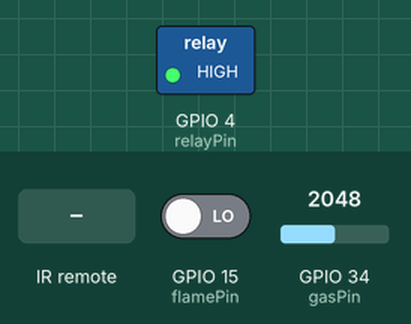
Bench run of a program on a simulated ESP32. On the bench: switched loads named in the program (green lamp = pin HIGH). The test bench sets the inputs (shaded band); at power-on: GPIO 15 (flamePin) LOW, GPIO 34 (gasPin) = 2048. What the program prints to the serial monitor is not drawn.

Above: at 1.2 s.
1.3 s: infrared code 0xFF18E7 received
2.9 s: infrared code 0xFF30CF received
Timing chart, 0 to 5.9 s (numbered marks = the images above; inputs shaded):
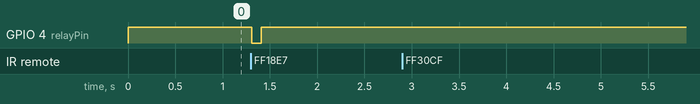

The program:

main.cpp
```cpp
#include <Arduino.h>
#include <IRremoteESP8266.h>
#include <IRrecv.h>
#include <IRutils.h>

// === PIN DEFINITIONS (adjust as needed) ===
const int flamePin = 15;   // Flame sensor input
const int gasPin = 34;     // Gas sensor analog input (use ADC1 pin)
const int relayPin = 4;    // Relay output
const int irPin = 14;      // IR receiver input (any digital pin, not 34–39)

IRrecv irrecv(irPin);
decode_results results;

void setup() {
  Serial.begin(115200);

  pinMode(flamePin, INPUT);
  pinMode(relayPin, OUTPUT);

  irrecv.enableIRIn();  // Start IR receiver
  Serial.println("ESP32 Fire & Gas Detection System Ready");
}

void loop() {
  int gasValue = analogRead(gasPin);
  bool flameDetected = digitalRead(flamePin) == LOW; // LOW = flame detected

  // Auto-trigger relay if danger is detected
  if (flameDetected || gasValue > 400) {
    digitalWrite(relayPin, HIGH);
    Serial.println("🔥 Danger detected! Relay ON");
  } else {
    digitalWrite(relayPin, LOW);
  }

  // Manual control via IR remote
  if (irrecv.decode(&results)) {
    Serial.printf("IR Code: 0x%X\n", results.value);

    if (results.value == 0xFF30CF) {          // Power button (example)
      digitalWrite(relayPin, HIGH);
      Serial.println("IR: Relay ON");
    } else if (results.value == 0xFF18E7) {   // Play/Pause button (example)
      digitalWrite(relayPin, LOW);
      Serial.println("IR: Relay OFF");
    }

    irrecv.resume(); // Ready for next signal
  }

  delay(100);
}
```

Measured:
- after the input at 1.3 s, GPIO 4 (relayPin): HIGH → LOW at once, → HIGH 0.10 s later
- after the input at 2.9 s, every drawn part: stays the same
